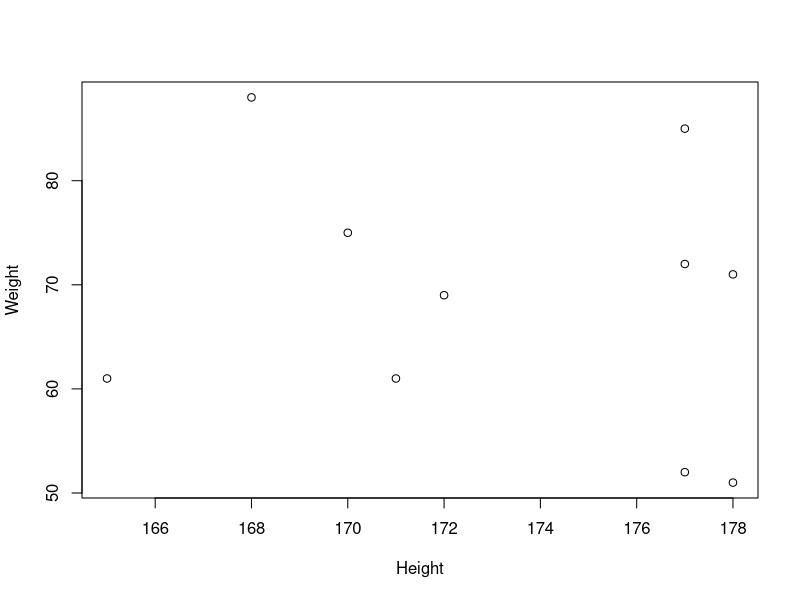
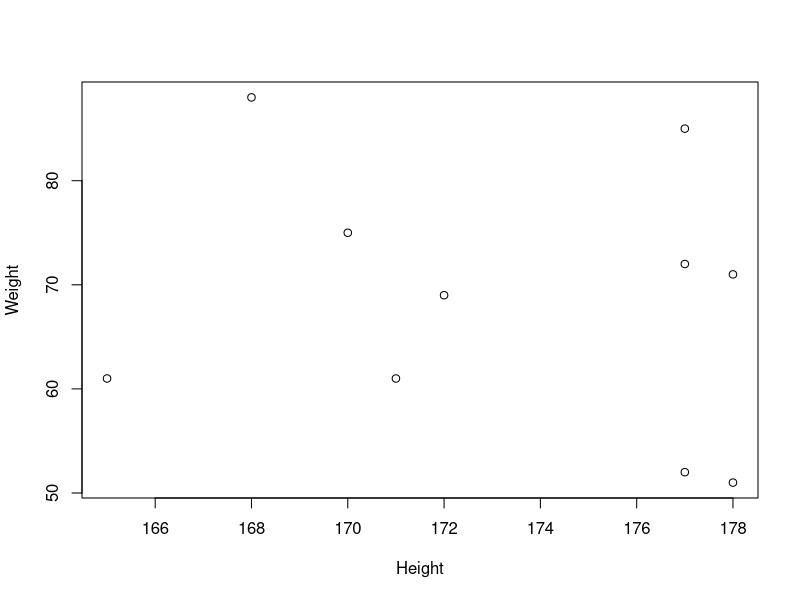
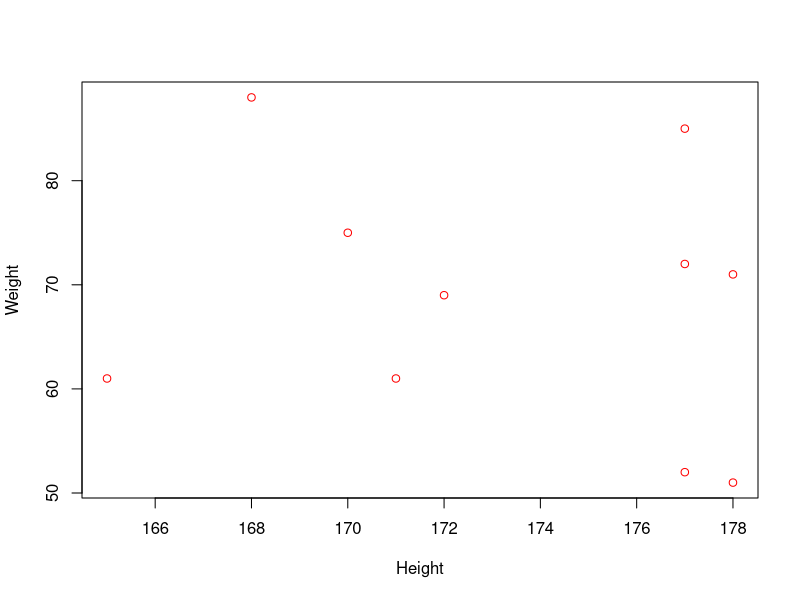
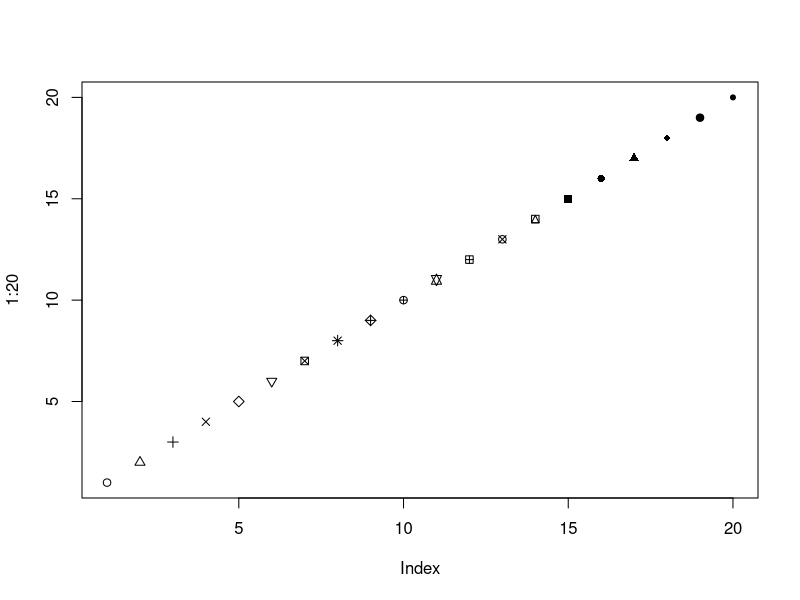
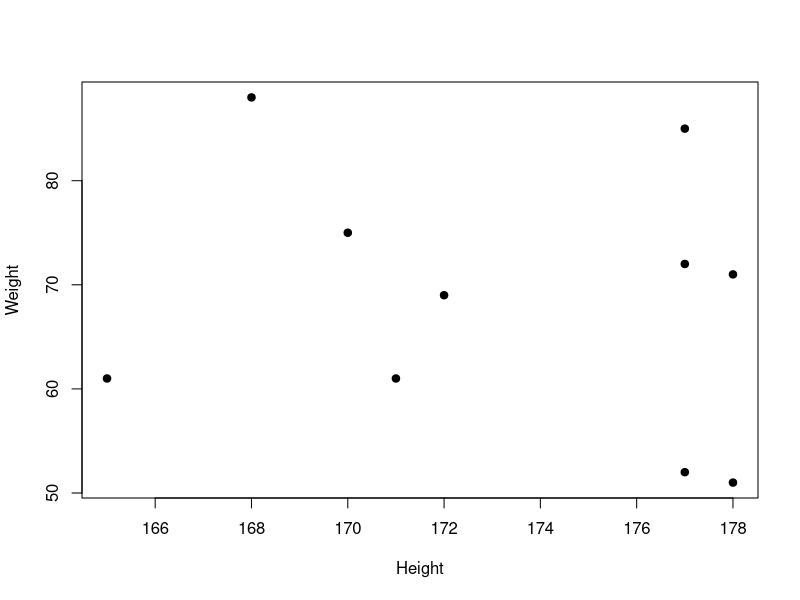
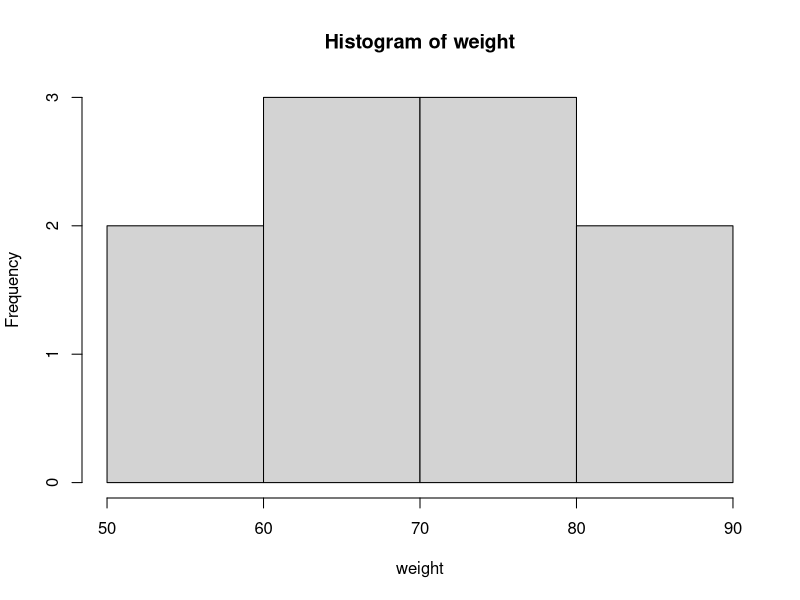
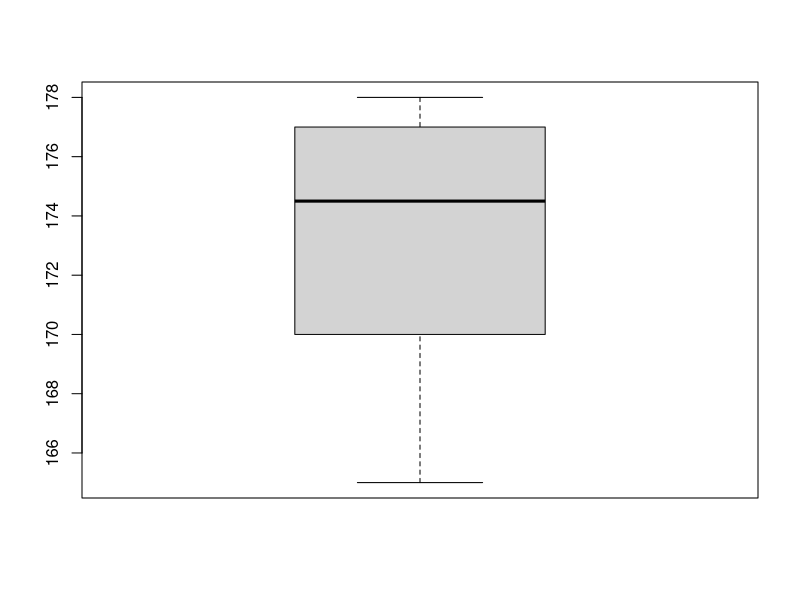
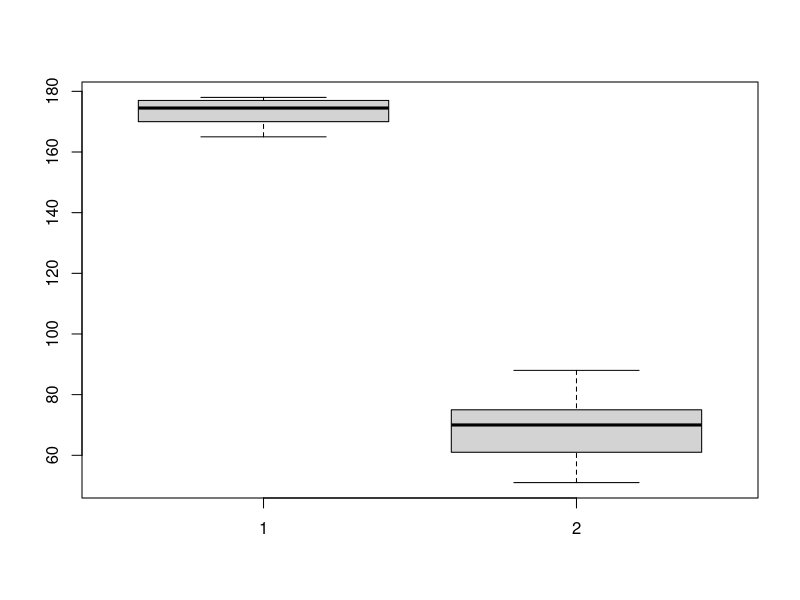

Source code (R) for these figures, in order: (Note: this script raises an error after producing the figures.)
##################################################
## Project: R Training
## Script purpose: Introduction to R
## Author: Ege Ulgen
##################################################

# Sample Session ----------------------------------------------------------

# This is a comment
# print a number
2 

2 + 3 # perform a simple calculation

# natural log
log(2)

# working directory -------------------------------------------------------
# Return current working directory
getwd()

# Set working directory
setwd("~/Documents/Sezerman_Lab/Teaching/stat_course/R_training/1.Introduction/")

# special characters in R -------------------------------------------------

# NA: Not Available (i.e. missing values)
# NaN: Not a Number (e.g. 0/0)
0/0
# Inf: Infinity
# -Inf: Minus Infinity. For instance 0 divided by 0 gives a NaN, but 1 divided by 0 gives Inf.
1/0

# numeric and string objects ----------------------------------------------
### Numeric objects
# store an object
x <- 2
x # print this object

# store and print an object
(y <- 3)

# perform simple calculations
x + y
x * 3 + y * 2

# update an object to be doubled
x <- 2 * x

### String objects
x <- "Hello"
x

(y <- "World")

# concatenate the two words
paste(x, y)

# vectors -----------------------------------------------------------------
# store a vector
height <- c(168, 177, 177, 177, 178, 172, 165, 171, 178, 170)

# print the second element
height[2]

# print from the 2nd to the 5th element
height[2:5]

# Define a vector as a sequence (1 to 10)
(obs <- 1:10)
# define a regular sequence
seq(1, 10)
seq(1, 10, by = 2)

# Perform a simple calculation using vectors (element-wise)
weight <- c(88, 72, 85, 52, 71, 69, 61, 61, 51, 75)

BMI <- weight / ((height / 100) ^ 2)
BMI

### simple descriptions of the vector
# length
length(height)

# sample mean
mean(height)
?mean

# sample variance/standard deviation
(s2 <- var(height))
sqrt(s2)

sd(height)

# median, range
median(height)

range(height)

# quantiles
#Q1
quantile(height, 0.25)

#Q3
quantile(height, 0.75)

# 33rd and 66th percentiles
quantile(height, c(0.33, 0.66))

# summary
summary(height)

# correlation
cor(height, weight)
cor(height, weight, method = "spearman")

cor.test(height, weight)

### string vectors
eye_color <- c("blue", "green", "brown", "blue", "brown", 
               "blue", "blue", "green", "brown", "brown")

table(eye_color)

### appending to and deleting from a vector
# empty vector
my_vec <- c()
# append to vector
my_vec <- c(my_vec, 3)
my_vec
my_vec <- c(1, 2, my_vec)
my_vec

# delete an element
my_vec <- my_vec[-2]
my_vec

# simple plotting ---------------------------------------------------------
### scatter plot 
plot(height, weight, xlab = "Height", ylab = "Weight")

# equivalently:
plot(weight~height, xlab = "Height", ylab = "Weight")

# save bar plot as png
png("scatter.png", width = 480, height = 480)
plot(weight~height, xlab = "Height", ylab = "Weight")
dev.off()

# save bar plot as pdf
pdf("scatter.pdf", width = 6, height = 6)
plot(weight~height, xlab = "Height", ylab = "Weight")
dev.off()

plot(height, weight, xlab = "Height", ylab = "Weight", col = "red")

plot(1:20, pch = 1:20)
plot(height, weight, xlab = "Height", ylab = "Weight", pch = 19)

###  histogram of weight
hist(weight)

###  boxplot
boxplot(height)
boxplot(height, weight)


### bar plot
freq_tbl <- table(eye_color)
barplot(freq_tbl, 
        xlab = "Eye-colour",
        ylab = "Frequency",
        main = "Bar-plot of the eye-colour data")

barplot(freq_tbl, 
        xlab = "Eye-colour",
        ylab = "Frequency",
        main = "Bar-plot of the eye-colour data",
        col = c("blue", "brown", "green"))

# matrices ----------------------------------------------------------------
# create an all-zero matrix of 3 x 5
M0 <- matrix(0, nrow = 3, ncol = 5)
M0

# create aa matrix combining the previous variables rowwise
M <- rbind(obs, height, weight, BMI)
M

# create aa matrix combining the previous variables columnwise
M <- cbind(obs, height, weight, BMI)
M

class(M)
is.matrix(M)
typeof(M)
dim(M)

# data frames -------------------------------------------------------------
df <- as.data.frame(M)

class(df)
colnames(df)

# descriptive statistics
summary(df)

boxplot(df$BMI)

# reading/saving data -----------------------------------------------------
aids_df <- read.table("aids_dataset.txt", header = TRUE)
# some_df <- read.delim("/path/to/file.tsv")
# some_df <- read.csv("/path/to/file.csv")

write.table(aids_df, "aids_dataset.txt", sep = " ")

# loops and conditionals --------------------------------------------------
# print numbers from 1 to 100
for (i in 1:100) {
  print(i)
}

# store numbers from 1 to 100
my_vec <- c()
for (i in 1:100) {
  my_vec <- c(my_vec, i)
}
my_vec

# store numbers from 100 to 1
my_vec <- c()
for (i in 1:100) {
  my_vec <- c(i, my_vec)
}

# store numbers from 1 to 100, only for numbers between 30 & 50 (both included)
5 == 5
5 != 5
5 != 6
6 < 10

(5 == 5) & (4 < 3)
(5 == 5) | (4 < 3)

my_vec <- c()
for (i in 1:100) {
  if (i >= 30 & i <= 50) {
    my_vec <- c(my_vec, i)
  }
}
my_vec

# For numbers from 1 to 100, store multiples of 3 as -the number, other as as normal
6 %% 3
4 %% 3

my_vec <- c()
for (i in 1:100) {
  if (i %% 3 == 0) {
    my_vec <- c(my_vec, -i)
  } else {
    my_vec <- c(my_vec, i)
  }
}
my_vec

### Fizz-buzz
# Print numbers from 1 to 100, if the number is a multiple of 3, print Fizz,
# if the number is a multiple of 5, print Buzz, if the number is a multiple of 
# both 3 & 5 print FizzBuzz

for (i in 1:100){
  
  if (i %% 3 == 0 & i %% 5 == 0) {
    print("FizzBuzz")
  }
  else if (i %% 3 == 0) {
    print("Fizz")
  }
  else if (i %% 5 == 0){
    print("Buzz")
  } else {
    print(i)
  }
  
}


# working with data frames ------------------------------------------------
# Results obtained from an experiment to compare yields (as measured by dried 
# weight of plants) obtained under a control and two different treatment conditions
data("PlantGrowth")
PlantGrowth

nrow(PlantGrowth)
ncol(PlantGrowth)

table(PlantGrowth$group)

summary(PlantGrowth$weight)

### first and last parts
# (default) first 6 rows
head(PlantGrowth)
# first 2 rows
head(PlantGrowth, 2)

# last 6 rows
tail(PlantGrowth)

### subsetting
# specific cell
PlantGrowth[4, 1]
PlantGrowth$weight[4]

# 4-12th rows
PlantGrowth[4:12, ]
PlantGrowth[4:12, 2]

# subset the "trt2" group
subset(PlantGrowth, group == "trt2")

# indices of plants in the "ctrl" group
PlantGrowth$group == "trt2"
which(PlantGrowth$group == "trt2")

# weights of plants in the "trt2" group
PlantGrowth$weight[PlantGrowth$group == "trt2"]
PlantGrowth[PlantGrowth$group == "trt2", 1]
PlantGrowth[PlantGrowth$group == "trt2", "weight"]

# weights of plants whose weight is between 5 - 5.5
PlantGrowth$weight[PlantGrowth$weight >= 5 & PlantGrowth$weight <= 5.5]

# ROWS whose weight is between 5 - 5.5
PlantGrowth[PlantGrowth$weight >= 5 & PlantGrowth$weight <= 5.5, ]


### mean weight by group
mean_by_gr <- c(ctrl = mean(PlantGrowth$weight[PlantGrowth$group == "ctrl"]),
                trt1 = mean(PlantGrowth$weight[PlantGrowth$group == "trt1"]),
                trt2 = mean(PlantGrowth$weight[PlantGrowth$group == "trt2"]))
barplot(mean_by_gr)
barplot(mean_by_gr, ylim = c(0, 6))

# distribution of weight by group
boxplot(PlantGrowth$weight~PlantGrowth$group)
boxplot(PlantGrowth$weight~PlantGrowth$group, col = c("red", "blue", "orange"))
